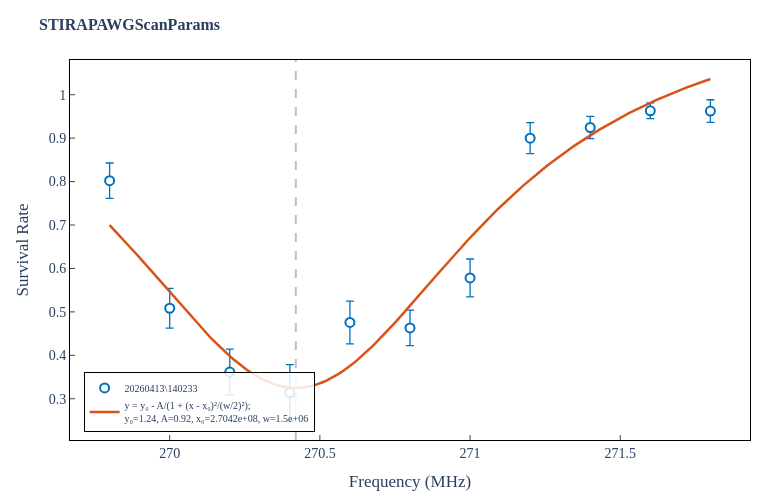

The notebook cell this image was saved under:
### Markdown cell above
### dip

### Code cell
# Plot and fit a Lorentzian dip
lor_fit_dip = fitting.fit_lorentzian(scan_params, p11_mean, p11_sem, mode='dip')
if lor_fit_dip:
    fig = plotting.plot_scan_interactive(scan_params, p11_mean, p11_sem, fit_result=lor_fit_dip,
                                          xlabel='Frequency (Hz)', ylabel='Survival Rate',
                                          title=scanName, data_path=matPath)
    fig.show()
    
    y0, A, x0, w = lor_fit_dip['params']
    perr = np.sqrt(np.diag(lor_fit_dip['pcov']))
    y0_e, A_e, x0_e, w_e = perr
    print(f'Fit params:')
    print(f'  y₀ = {y0:.4g}  +/- {y0_e:.4g}')
    print(f'   A = {A:.4g}  +/- {A_e:.4g}')
    print(f'  x₀ = {x0:.5g}  +/- {x0_e:.4g}')
    print(f'   w = {w:.4g}  +/- {w_e:.4g}')
    print(f'  R² = {lor_fit_dip["r_squared"]:.4f}')
    
    # Save static PNG
    outDir = os.path.dirname(matPath)
    plotting.plot_scan(scan_params, p11_mean, p11_sem, fit_result=lor_fit_dip,
                       xlabel='Frequency (Hz)', ylabel='Survival Rate',
                       title=scanName, data_path=matPath)[0].savefig(
        os.path.join(outDir, scanName + '.png'), dpi=150, bbox_inches='tight')
    plt.close()

### Figure 1 — Plotly figure (JSON) as saved in the notebook; plotly's stock layout.template omitted (floating-point values rounded to 4 significant figures; data arrays with more than 128 entries replaced by an {"elided": "..."} marker saying what was removed)
{"data": [{"error_y": {"array": [0.04066, 0.04564, 0.05273, 0.06497, 0.04921, 0.04085, 0.04365, 0.03586, 0.02566, 0.01817, 0.02617], "color": "#0072BD", "thickness": 1.3, "type": "data", "visible": true}, "hovertemplate": "x = %{x:.5g}<br>y = %{y:.4f}<br>err = %{error_y.array:.4f}<extra></extra>", "marker": {"color": "white", "line": {"color": "#0072BD", "width": 2}, "size": 9}, "mode": "markers", "name": "20260413\\140233", "type": "scatter", "x": [269.8, 270.0, 270.2, 270.4, 270.6, 270.8, 271.0, 271.2, 271.4, 271.6, 271.8], "y": [0.8021, 0.5083, 0.3614, 0.3137, 0.4757, 0.4631, 0.5781, 0.9, 0.9245, 0.963, 0.9623]}, {"hovertemplate": "x = %{x:.5g}<br>y_fit = %{y:.4f}<extra></extra>", "line": {"color": "#D95319", "width": 2.5}, "mode": "lines", "name": "y = y₀ - A/(1 + (x - x₀)²/(w/2)²);<br>y₀=1.24, A=0.92, x₀=2.7042e+08, w=1.5e+06", "type": "scatter", "x": {"elided": "200 float values"}, "y": {"elided": "200 float values"}}], "layout": {"font": {"family": "STIX Two Text, STIXGeneral, Times New Roman, Georgia, serif", "size": 14}, "height": 500, "hovermode": "closest", "legend": {"bgcolor": "rgba(255,255,255,0.85)", "bordercolor": "black", "borderwidth": 1, "font": {"size": 10}, "x": 0.02, "xanchor": "left", "y": 0.02, "yanchor": "bottom"}, "margin": {"b": 60, "l": 70, "r": 30, "t": 60}, "paper_bgcolor": "white", "plot_bgcolor": "white", "shapes": [{"line": {"color": "gray", "dash": "dash"}, "opacity": 0.5, "type": "line", "x0": 270.4, "x1": 270.4, "xref": "x", "y0": 0, "y1": 1, "yref": "y domain"}], "title": {"font": {"size": 16}, "text": "<b>STIRAPAWGScanParams</b>"}, "width": 780, "xaxis": {"linecolor": "black", "linewidth": 1, "mirror": true, "showgrid": false, "showline": true, "ticks": "inside", "title": {"text": "Frequency (MHz)"}}, "yaxis": {"linecolor": "black", "linewidth": 1, "mirror": true, "showgrid": false, "showline": true, "ticks": "inside", "title": {"text": "Survival Rate"}}}}
